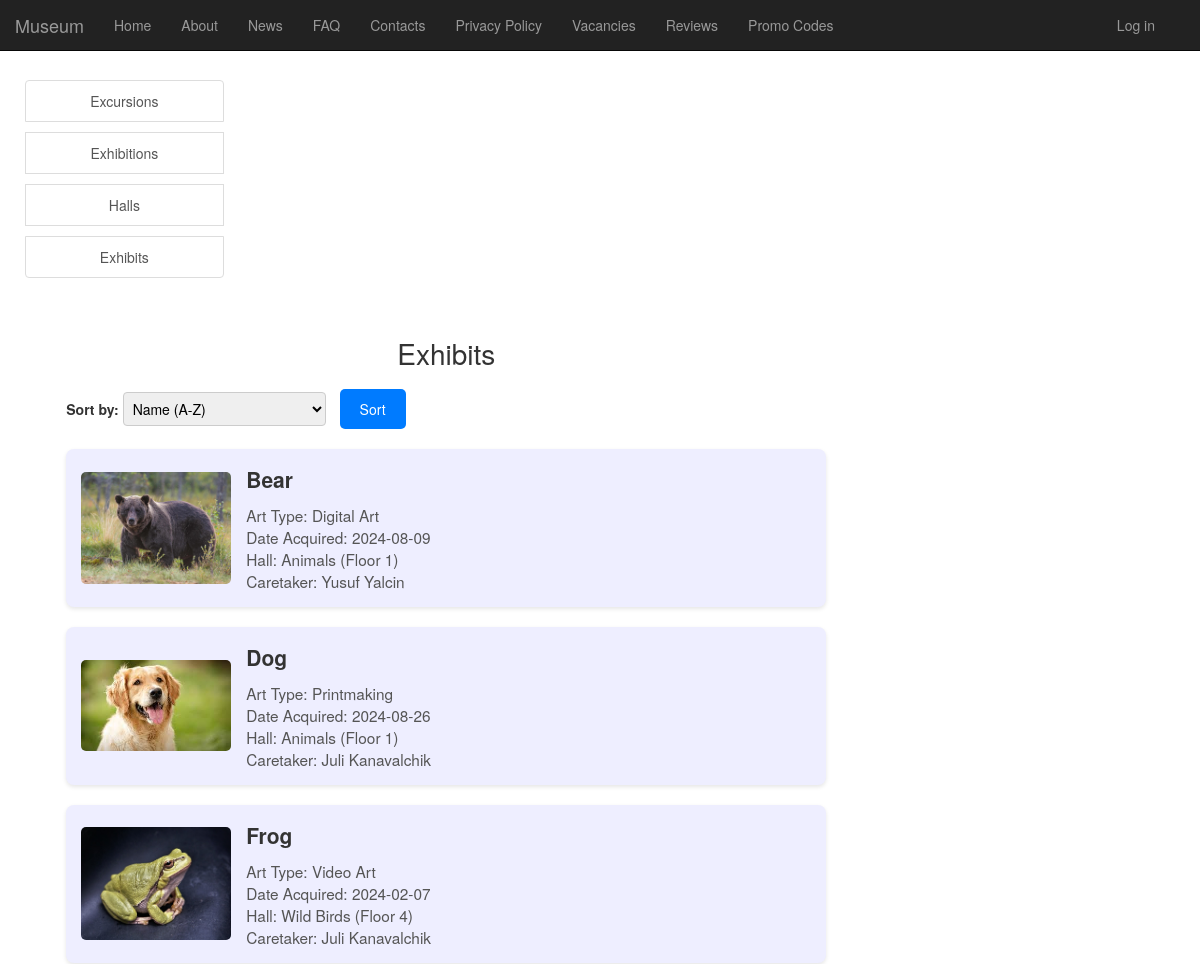
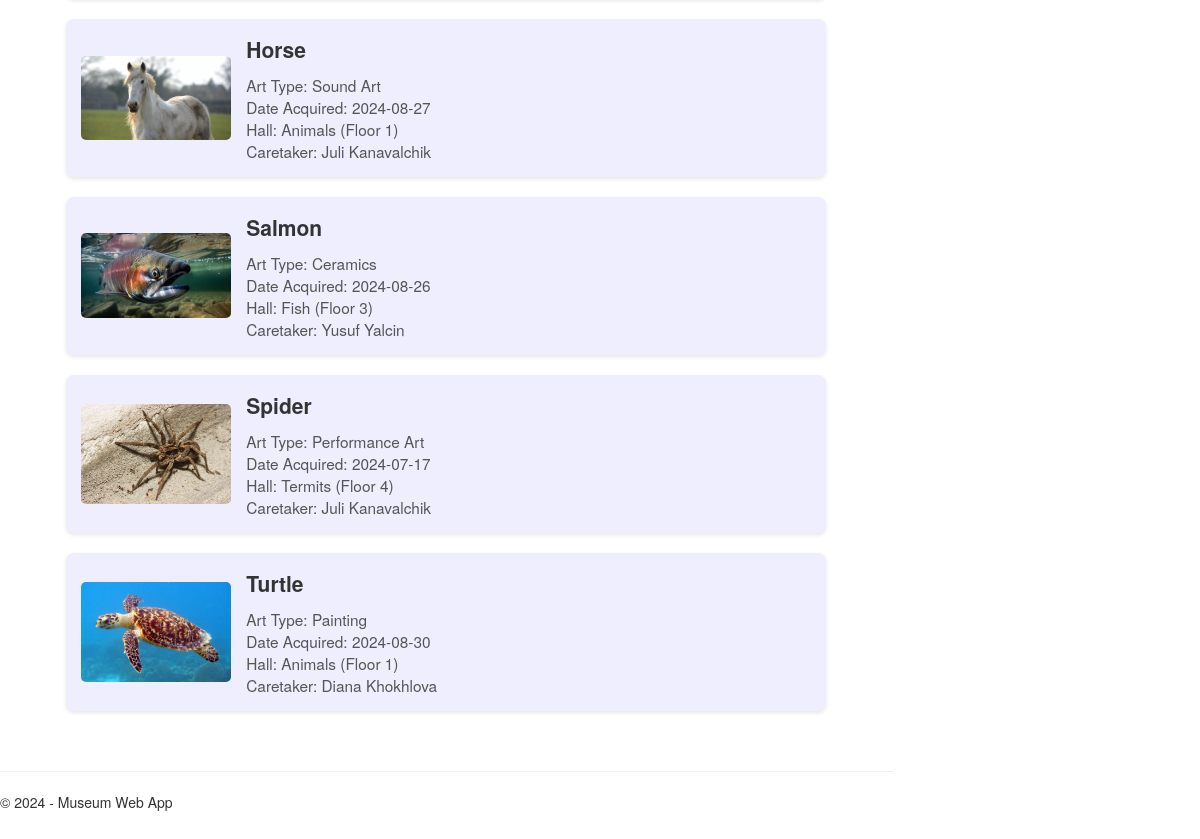
/all_exhibits/, run on the app's committed database (2 pictures, top to bottom).
### app/models.py (models this page shows, shortened)
class Exhibit(models.Model):
    name = models.CharField(max_length=200)
    art_type = models.ForeignKey(ArtType, on_delete=models.CASCADE)
    date_acquired = models.DateField()
    hall = models.ForeignKey(Hall, on_delete=models.CASCADE)
    caretaker = models.ForeignKey(Employee, on_delete=models.SET_NULL, null=True, blank=True)
    image = models.ImageField(upload_to='articles/', blank=True, null=True)

class ArtType(models.Model):
    name = models.CharField(max_length=100)
    def __str__(self):
        return self.name

class Hall(models.Model):
    number = models.IntegerField(unique=True)
    name = models.CharField(max_length=100)
    floor = models.IntegerField()
    area = models.DecimalField(max_digits=10, decimal_places=2)
    def __str__(self):
        return f"{self.name} (Floor {self.floor})"

class Employee(models.Model):
    user = models.OneToOneField(User, on_delete=models.CASCADE)
    first_name = models.CharField(max_length=100, default='')
    last_name = models.CharField(max_length=100, default='')
    phone = models.CharField(max_length=15)
    position = models.ForeignKey(Position, on_delete=models.CASCADE)
    hall = models.ForeignKey(Hall, on_delete=models.CASCADE, null=True, blank=True)
    photo = models.ImageField(upload_to='contact/', blank=True, null=True)
    email = models.EmailField(null=True, blank=True)
    def __str__(self):
        return self.first_name + ' ' + self.last_name

### app/views.py (the view)
# urls.py: re_path(r'^all_exhibits/$', views.all_exhibits, name='all_exhibits'),
def all_exhibits(request):
    exhibits = Exhibit.objects.all()
    sort_by = request.GET.get('sort_by', 'name_asc')
    if sort_by == 'name_asc':
        exhibits = exhibits.order_by('name')
    elif sort_by == 'name_desc':
        exhibits = exhibits.order_by('-name')
    elif sort_by == 'date_asc':
        exhibits = exhibits.order_by('date_acquired')
    elif sort_by == 'date_desc':
        exhibits = exhibits.order_by('-date_acquired')
    elif sort_by == 'hall_asc':
        exhibits = exhibits.order_by('hall')
    elif sort_by == 'hall_desc':
        exhibits = exhibits.order_by('-hall')
    if request.user.is_authenticated:
        try:
            employee = Employee.objects.get(user=request.user)
            is_employee = True
        except Employee.DoesNotExist:
            is_employee = False
    else:
        is_employee = False
    return render(
        request,
        'app/all_exhibits.html',
        {
            'title': 'Exhibits',
            'exhibits': exhibits,
            'is_employee': is_employee,
            'sort_by': sort_by,  # �������� ��������� �������� ���������� � ������
            'year': datetime.now().year,
        }
    )

### app/templates/app/all_exhibits.html (shortened to what this page needs)
{% extends "app/layout.html" %}
{% block content %}
<div class="container" style="max-width: 800px; margin: 0 auto; padding: 20px;">
    <h1 style="text-align: center; font-size: 2em; margin-bottom: 20px;">Exhibits</h1>
    <div style="margin-bottom: 20px;">
        <form method="GET" action="{% url 'all_exhibits' %}">
            <label for="sort_by">Sort by:</label>
            <select id="sort_by" name="sort_by" style="padding: 5px; border-radius: 4px; border: 1px solid #ccc;">
                <option value="name_asc" {% if sort_by == 'name_asc' %}selected{% endif %}>Name (A-Z)</option>
            </select>
            <button type="submit" style="padding: 10px 20px; background-color: #007BFF; color: white; border: none; border-radius: 5px; margin-left: 10px;">Sort</button>
        </form>
    </div>
    {% if exhibits %}
    <ul style="list-style: none; padding: 0;">
        {% for exhibit in exhibits %}
        <li style="background-color: #eef; margin-bottom: 20px; padding: 15px; border-radius: 8px; box-shadow: 0 2px 4px rgba(0, 0, 0, 0.1); display: flex; gap: 15px; align-items: center;">
            {% if exhibit.image %}
            <img src="{{ exhibit.image.url }}" alt="{{ exhibit.name }}" style="width: 150px; height: auto; border-radius: 5px; object-fit: cover;">
            {% endif %}
            <div>
                <div style="font-size: 1.5em; font-weight: bold; margin-bottom: 10px;">
                    {{ exhibit.name }}
                </div>
                <div style="font-size: 1.1em; color: #555;">Art Type: {{ exhibit.art_type }}</div>
                <div style="font-size: 1.1em; color: #555;">Date Acquired: {{ exhibit.date_acquired|date:"Y-m-d" }}</div>
                <div style="font-size: 1.1em; color: #555;">Hall: {{ exhibit.hall }}</div>
                <div style="font-size: 1.1em; color: #555;">Caretaker: {{ exhibit.caretaker }}</div>
            </div>
        </li>
        {% endfor %}
    </ul>
    {% else %}
    <p style="margin-top: 20px; font-size: 1.2em; color: #d9534f;">No exhibits found.</p>
    {% endif %}
</div>
{% endblock %}

### app/static/app/content/site.css (style rules this page uses)
body { padding-top: 50px; padding-bottom: 20px; }
input, select, textarea { max-width: 280px; }

### data on the page
Exhibit: image (picture), name "Bear", art_type "Digital Art", date_acquired "2024-08-09", hall "Animals (Floor 1)", caretaker "Yusuf Yalcin"
Exhibit: image (picture), name "Dog", art_type "Printmaking", date_acquired "2024-08-26", hall "Animals (Floor 1)", caretaker "Juli Kanavalchik"
Exhibit: image (picture), name "Frog", art_type "Video Art", date_acquired "2024-02-07", hall "Wild Birds (Floor 4)", caretaker "Juli Kanavalchik"
Exhibit: image (picture), name "Horse", art_type "Sound Art", date_acquired "2024-08-27", hall "Animals (Floor 1)", caretaker "Juli Kanavalchik"
Exhibit: image (picture), name "Salmon", art_type "Ceramics", date_acquired "2024-08-26", hall "Fish (Floor 3)", caretaker "Yusuf Yalcin"
Exhibit: image (picture), name "Spider", art_type "Performance Art", date_acquired "2024-07-17", hall "Termits (Floor 4)", caretaker "Juli Kanavalchik"
Exhibit: image (picture), name "Turtle", art_type "Painting", date_acquired "2024-08-30", hall "Animals (Floor 1)", caretaker "Diana Khokhlova"
